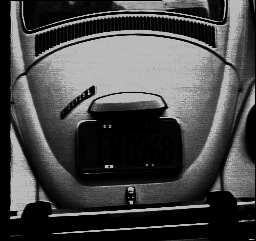
#> input picture Visualizacao_de_Dados/figuras/imagem_carro.png, 256 x 241 px
$ python 10_atividade2_binarizao_metodo_otsu.py ../figuras/imagem_carro.png out.png out.png
#> lines starting #> are read from the running program, lines starting #| are printed output that depends on the picture; after the words box and inside, x2 and y2 are one past the last pixel; in counts of white or black regions, pixels touching at a corner belong together
from PIL import Image
import numpy as np
import matplotlib.pyplot as plt
from skimage import filters
from skimage import img_as_ubyte
from skimage.color import rgb2gray
from skimage import io
from skimage.filters import threshold_local
import sys

# Carrega a imagem
#img = io.imread(sys.argv[1])
img = Image.open(sys.argv[1])
#> img is the input picture: PIL image 256x241 L; min 0, max 186, mean 71.9

# Converter a image para tons de cinza
# img_gray = rgb2gray(img)
img_gray = img.convert('L')

# Converter a imagem em tons de cinza para um array NumPy
img_gray_array = np.array(img_gray)

# 1. Binarização adaptativa
# utilizando a função 'adapt_threshold' do módulo 'threshold_local' do pacote 'skimage.filters'
# Calcular o limiar adaptativo
block_size = 35 # Tamanho do bloco de pixels para calcular o limiar adaptativo
local_thresh = threshold_local(img_gray_array, block_size, offset=10)
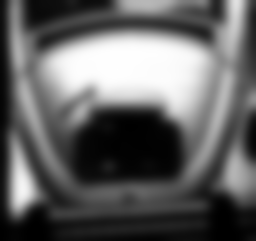
#> local_thresh: shape (241, 256) float64; min -9.96, max 175.8, mean 61.9; drawn with min black and max white
img_bin_adapt = img_gray_array > local_thresh
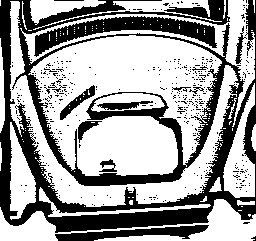
#> img_bin_adapt: shape (241, 256) bool; 62.3% white; 414 black regions (401 under 20 px), largest, box (x1, y1, x2, y2) and area: (0, 0, 256, 233) 17425, (34, 16, 217, 57) 2629, (55, 225, 209, 241) 1154
img_bin_adapt = img_as_ubyte(img_bin_adapt) # converter para 8 bits para salvar

# 2. Binarização de Otsu
# Calcular o limiar de Otsu
otsu_thresh = filters.threshold_otsu(img_gray_array)
#> otsu_thresh = 88
img_bin_otsu = img_gray_array > otsu_thresh
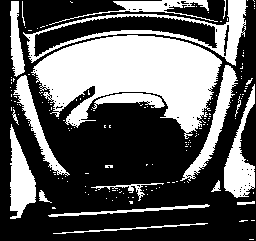
#> img_bin_otsu: shape (241, 256) bool; 36.7% white; 168 white regions (147 under 20 px), largest, box (x1, y1, x2, y2) and area: (31, 35, 222, 139) 11088, (23, 0, 248, 66) 2526, (224, 84, 255, 198) 1456
img_bin_otsu = img_as_ubyte(img_bin_otsu) # converter para 8 bits para salvar

# Converter os arrays binarizados de volta para imagens PIL
img_bin_adapt_pil = Image.fromarray(img_bin_adapt)
img_bin_otsu_pil = Image.fromarray(img_bin_otsu)

# Salvar as imagens binarizadas
img_bin_adapt_pil.save(sys.argv[2])
img_bin_otsu_pil.save(sys.argv[3])

# Exibir as imagens originais e binarizadas
fig, ax = plt.subplots(1, 3, figsize=(15, 5))
ax[0].imshow(img, cmap='gray')
ax[0].set_title('Imagem Original')
ax[0].axis('off')

ax[1].imshow(img_bin_adapt_pil, cmap='gray')
ax[1].set_title('Binarização Adaptativa')
ax[1].axis('off')

ax[2].imshow(img_bin_otsu_pil, cmap='gray')
ax[2].set_title('Binarização de Otsu')
ax[2].axis('off')

plt.tight_layout()
plt.show()
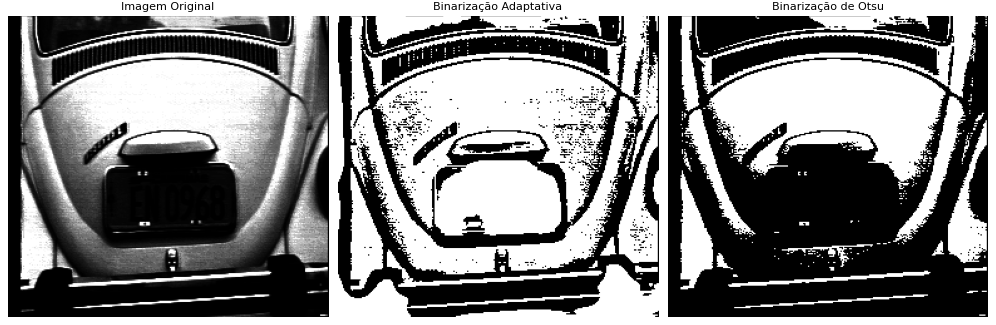
#> figure drawn by matplotlib, 3 panels
